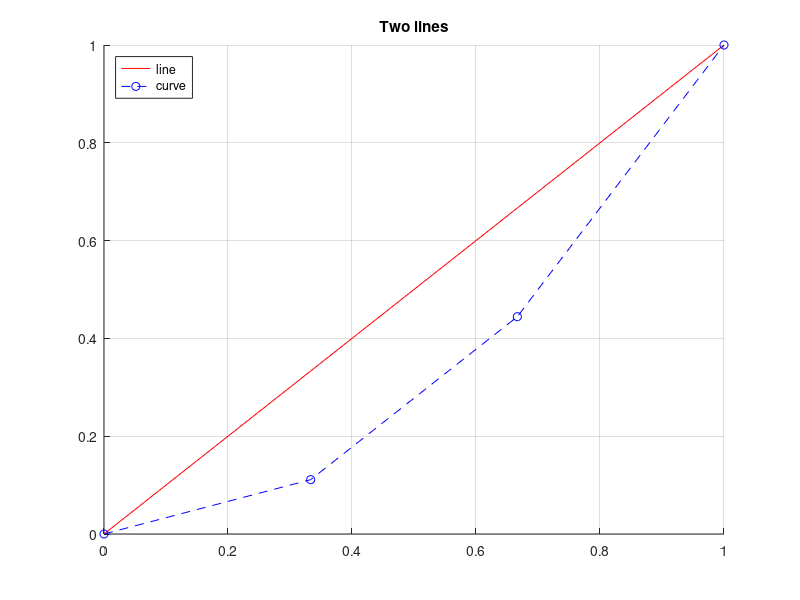
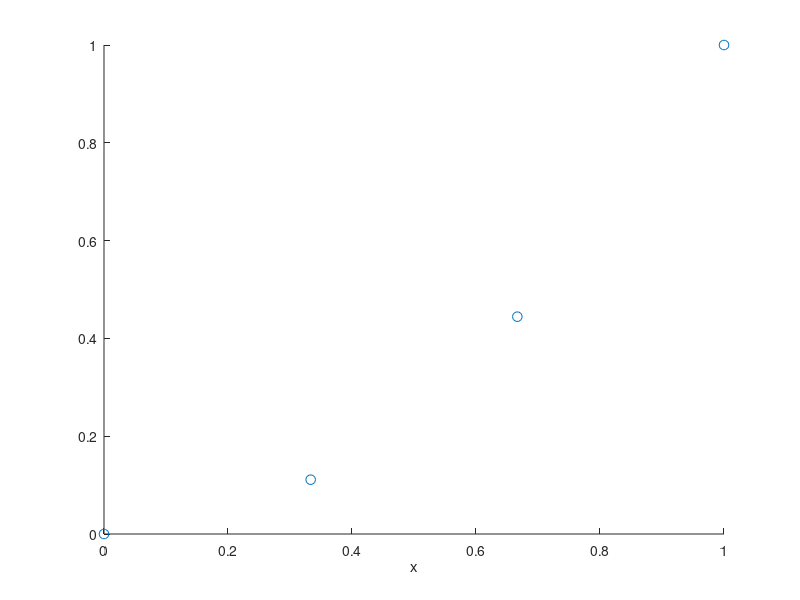
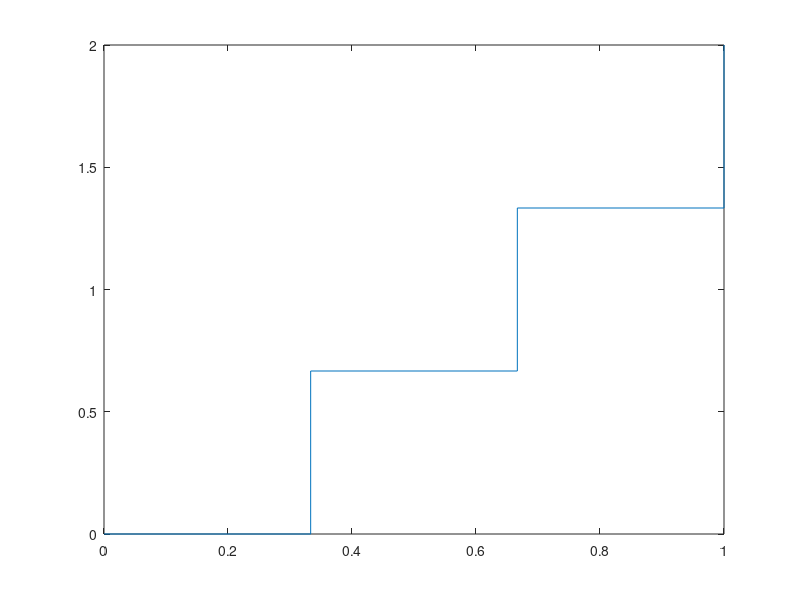

Write MATLAB code to recreate these figures, in order.
% Open figures are compared as a tree: figure, legend and axes, and their objects
x = linspace(0, 1, 4);
f1 = figure('Name', 'lines');
plot(x, x, 'r-'); hold on;
plot(x, x.^2, 'b--o');
title('Two lines'); grid on; box off;
legend('line', 'curve', 'Location', 'northwest');
f2 = figure;
scatter(x, x.^2, 50);
xlabel('x');
f3 = figure;
stairs(x, 2*x);
